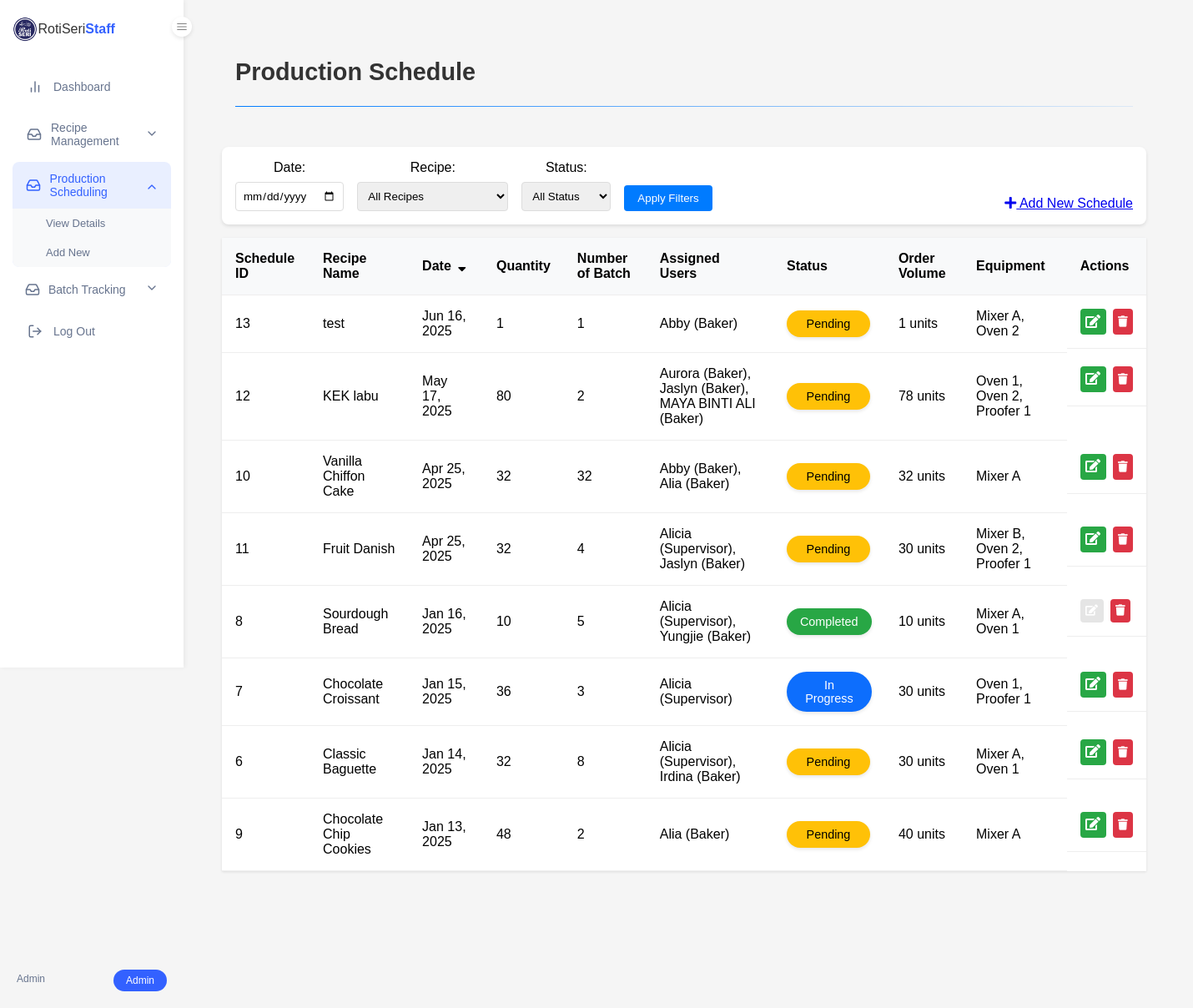
Screenshot of /rotiseriproduction/view_schedules.php (signed in) with the database file from the repository.
### tables this page shows
CREATE TABLE `tbl_schedule` (
  `schedule_id` int(6) NOT NULL,
  `recipe_id` int(6) NOT NULL,
  `schedule_date` date NOT NULL,
  `schedule_quantityToProduce` int(6) NOT NULL,
  `schedule_orderVolumn` int(6) NOT NULL,
  `schedule_status` enum('Pending','In Progress','Completed','') NOT NULL DEFAULT 'Pending',
  `schedule_batchNum` int(3) NOT NULL
);

CREATE TABLE `tbl_recipe` (
  `recipe_id` int(6) NOT NULL,
  `recipe_name` varchar(100) NOT NULL,
  `recipe_category` varchar(100) NOT NULL,
  `recipe_batchSize` int(6) NOT NULL,
  `recipe_unitOfMeasure` varchar(50) NOT NULL,
  `recipe_instructions` text NOT NULL,
  `recipe_dateCreated` timestamp NOT NULL DEFAULT current_timestamp(),
  `recipe_dateUpdated` timestamp NOT NULL DEFAULT current_timestamp() ON UPDATE current_timestamp(),
  `image_path` varchar(255) DEFAULT NULL
);

### rotiseriproduction/view_schedules.php (the view, shortened to what this page needs)
<?php
require_once 'config/db_connection.php';
$date_filter = $_GET['date'] ?? '';
$sort_by = $_GET['sort'] ?? 'schedule_date';
$sort_order = $_GET['order'] ?? 'DESC';
try {
    $query = "SELECT s.*, r.recipe_name,
              GROUP_CONCAT(DISTINCT CONCAT(u.user_fullName, ' (', u.user_role, ')') SEPARATOR ', ') as assigned_users,
              GROUP_CONCAT(DISTINCT e.equipment_name SEPARATOR ', ') as assigned_equipment
              FROM tbl_schedule s
              LEFT JOIN tbl_recipe r ON s.recipe_id = r.recipe_id
              LEFT JOIN tbl_schedule_assignments sa ON s.schedule_id = sa.schedule_id
              LEFT JOIN tbl_users u ON sa.user_id = u.user_id
              LEFT JOIN tbl_schedule_equipment se ON s.schedule_id = se.schedule_id
              LEFT JOIN tbl_equipments e ON se.equipment_id = e.equipment_id";
    $params = [];
    $query .= " GROUP BY s.schedule_id";
    $query .= " ORDER BY " . ($sort_by == 'schedule_orderVolumn' ? 's.schedule_orderVolumn' : "s.$sort_by") . " $sort_order";
    $stmt = $conn->prepare($query);
    $stmt->execute($params);
    $schedules = $stmt->fetchAll(PDO::FETCH_ASSOC);
} catch(PDOException $e) {
    $error_message = "Error: " . $e->getMessage();
}
function getSortLink($field, $current_sort, $current_order) {
    $new_order = ($current_sort === $field && $current_order === 'ASC') ? 'DESC' : 'ASC';
    $params = $_GET;
    $params['sort'] = $field;
    $params['order'] = $new_order;
    return '?' . http_build_query($params);
}
?>
<!DOCTYPE html>
<html lang="en">
<head>
    <link rel="stylesheet" href="css/style.css">
    <link rel="stylesheet" href="css/dashboard.css">
    <link rel="stylesheet" href="css/schedule.css">
    <link rel="stylesheet" href="https://cdnjs.cloudflare.com/ajax/libs/font-awesome/5.15.4/css/all.min.css">
</head>
<body>
    <?php include 'includes/dashboard_navigation.php'; ?>
    <main class="main-content">
        <div class="page-header">
            <h1>Production Schedule</h1>
            <div class="divider"></div>
        </div>
        <div class="schedule-container">
            <div class="filters">
                <form method="GET" class="filter-form">
                    <div class="filter-group">
                        <label>Date:</label>
                        <input type="date" name="date" value="<?php echo $date_filter; ?>">
                    </div>
                    <div class="filter-group">
                        <label>Recipe:</label>
                        <select name="recipe">
                            <option value="">All Recipes</option>
                        </select>
                    </div>
                    <div class="filter-group">
                        <label>Status:</label>
                        <select name="status">
                            <option value="">All Status</option>
                        </select>
                    </div>
                    <button type="submit" class="filter-btn">Apply Filters</button>
                </form>
                <?php if ($_SESSION['user_role'] !== 'Baker'): ?>
                    <a href="add_schedule.php" class="add-btn">
                        <i class="fas fa-plus"></i> Add New Schedule
                    </a>
                <?php endif; ?>
            </div>
            <div class="table-responsive">
                <table class="schedule-table">
                    <thead>
                        <tr>
                            <th>
                                <a href="<?php echo getSortLink('schedule_id', $sort_by, $sort_order); ?>" class="sort-link">
                                    Schedule ID
                                </a>
                            </th>
                            <th>
                                <a href="<?php echo getSortLink('recipe_name', $sort_by, $sort_order); ?>" class="sort-link">
                                    Recipe Name
                                </a>
                            </th>
                            <th>
                                <a href="<?php echo getSortLink('schedule_date', $sort_by, $sort_order); ?>" class="sort-link">
                                    Date
                                    <?php if ($sort_by === 'schedule_date'): ?>
                                        <i class="fas fa-sort-<?php echo $sort_order === 'ASC' ? 'up' : 'down'; ?>"></i>
                                    <?php endif; ?>
                                </a>
                            </th>
                            <th>Quantity</th>
                            <th>
                                <a href="<?php echo getSortLink('schedule_batchNum', $sort_by, $sort_order); ?>" class="sort-link">
                                    Number of Batch
                                </a>
                            </th>
                            <th>Assigned Users</th>
                            <th>
                                <a href="<?php echo getSortLink('schedule_status', $sort_by, $sort_order); ?>" class="sort-link">
                                    Status
                                </a>
                            </th>
                            <th>
                                <a href="<?php echo getSortLink('schedule_orderVolumn', $sort_by, $sort_order); ?>" class="sort-link">
                                    Order Volume
                                </a>
                            </th>
                            <th>Equipment</th>
                            <?php if ($_SESSION['user_role'] !== 'Baker'): ?>
                                <th>Actions</th>
                            <?php endif; ?>
                        </tr>
                    </thead>
                    <tbody>
                        <?php if (empty($schedules)): ?>
                            <tr>
                                <td colspan="8" class="no-records">No schedules found</td>
                            </tr>
                        <?php else: ?>
                            <?php foreach ($schedules as $schedule): ?>
                                <tr>
                                    <td><?php echo $schedule['schedule_id']; ?></td>
                                    <td><?php echo htmlspecialchars($schedule['recipe_name']); ?></td>
                                    <td><?php echo date('M d, Y', strtotime($schedule['schedule_date'])); ?></td>
                                    <td><?php echo $schedule['schedule_quantityToProduce']; ?></td>
                                    <td><?php echo $schedule['schedule_batchNum']; ?></td>
                                    <td><?php echo htmlspecialchars($schedule['assigned_users'] ?? 'No users assigned'); ?></td>
                                    <td>
                                        <span class="status-badge <?php echo strtolower(str_replace(' ', '-', $schedule['schedule_status'])); ?>">
                                            <?php echo $schedule['schedule_status']; ?>
                                        </span>
                                    </td>
                                    <td><?php echo htmlspecialchars($schedule['schedule_orderVolumn']) . " units"; ?></td>
                                    <td><?php echo htmlspecialchars($schedule['assigned_equipment'] ?? 'No equipment assigned'); ?></td>
                                    <?php if ($_SESSION['user_role'] !== 'Baker'): ?>
                                        <td class="actions">
                                            <?php if ($schedule['schedule_status'] !== 'Completed'): ?>
                                                <a href="edit_schedule.php?id=<?php echo $schedule['schedule_id']; ?>" class="btn edit-btn">
                                                    <i class="fas fa-edit"></i>
                                                </a>
                                            <?php else: ?>
                                                <button class="btn edit-btn" disabled style="opacity: 0.5; cursor: not-allowed;">
                                                    <i class="fas fa-edit"></i>
                                                </button>
                                            <?php endif; ?>
                                            <button class="delete-btn" onclick="deleteSchedule(<?php echo $schedule['schedule_id']; ?>)" title="Delete">
                                                <i class="fas fa-trash"></i>
                                            </button>
                                        </td>
                                    <?php endif; ?>
                                </tr>
                            <?php endforeach; ?>
                        <?php endif; ?>
                    </tbody>
                </table>
            </div>
        </div>
    </main>
</body>
</html>

### rotiseriproduction/css/style.css (style rules this page uses)
* { margin: 0; padding: 0; box-sizing: border-box; font-family: Arial, sans-serif; }
body { background: linear-gradient(rgba(0, 0, 0, 0.6), rgba(0, 0, 0, 0.6)), url('../assets/images/banner.png'); background-size: cover; background-position: center; background-attachment: fixed; min-height: 100vh; color: white; display: flex; flex-direction: column; }
main { max-width: 1200px; margin: 8rem auto; text-align: center; padding: 0 1rem; flex: 1; }

### rotiseriproduction/css/dashboard.css (style rules this page uses)
body { display: grid; grid-template-areas: "sidebar topbar" "sidebar main" "sidebar bottombar"; grid-template-columns: 250px 1fr; grid-template-rows: 50px 1fr auto; min-height: 100vh; background-color: white; position: relative; background-image: none; }
.main-content { grid-area: main; padding: 2rem 2rem 0 0; margin-top: 50px; margin-left: 0; width: calc(100% - 0px); transition: width 0.3s ease, margin-left 0.3s ease; padding-left: 0; display: block; }
.page-header { padding: 0 2rem; margin-bottom: 2rem; text-align: left; }
.page-header h1 { font-size: 1.8rem; color: #333; margin: 0; padding-bottom: 1rem; }
.divider { height: 1px; background: linear-gradient(to right, #007bff, rgba(0, 123, 255, 0.1)); margin-top: 0.5rem; width: 100%; align-self: flex-start; }
.edit-btn { background-color: #28a745; color: white; }
.delete-btn { background-color: #dc3545; color: white; }

### rotiseriproduction/css/schedule.css (style rules this page uses)
.schedule-container { padding: 1rem; }
.filters { background: white; padding: 1rem; border-radius: 8px; box-shadow: 0 2px 4px rgba(0,0,0,0.1); margin-bottom: 1rem; display: flex; justify-content: space-between; align-items: flex-end; flex-wrap: wrap; gap: 1rem; }
.filter-form { display: flex; gap: 1rem; flex-wrap: wrap; align-items: flex-end; }
.filter-group { display: flex; flex-direction: column; gap: 0.5rem; }
.filter-group label { font-weight: 500; color: #000; }
.filter-group input, .filter-group select { padding: 0.5rem; border: 1px solid #ddd; border-radius: 4px; color: #000; }
.filter-btn { background: #007bff; color: white; border: none; border-radius: 4px; padding: 0.5rem 1rem; cursor: pointer; }
.schedule-table { width: 100%; border-collapse: collapse; background: white; box-shadow: 0 1px 3px rgba(0,0,0,0.1); color: #000; }
.schedule-table th, .schedule-table td { padding: 1rem; text-align: left; border-bottom: 1px solid #eee; color: #000; }
.schedule-table th { background: #f8f9fa; font-weight: 600; }
.sort-link { color: #000; text-decoration: none; display: flex; align-items: center; gap: 0.5rem; }
.status-badge { padding: 8px 16px; border-radius: 50px; font-size: 0.9rem; font-weight: 500; display: inline-block; text-align: center; min-width: 100px; box-shadow: 0 2px 4px rgba(0, 0, 0, 0.1); }
.status-badge.pending { background-color: #ffc107; color: #000; }
.status-badge.in-progress { background-color: #0d6efd; color: #fff; }
.status-badge.completed { background-color: #28a745; color: #fff; }
.actions { display: flex; gap: 0.5rem; }
.edit-btn, .delete-btn { padding: 0.4rem; border: none; border-radius: 4px; cursor: pointer; color: white; }
.edit-btn { background: #28a745; }
.delete-btn { background: #dc3545; }
.btn.edit-btn[disabled] { background-color: #cccccc; pointer-events: none; }

### rotiseriproduction/includes/dashboard_navigation.php (style rules this page uses)
* { margin: 0; padding: 0; box-sizing: border-box; font-family: Arial, sans-serif; }
body { display: flex; background-color: #f5f5f5; }
.main-content { flex: 1; margin-left: 220px; padding: 20px 30px; }

### rows the page displays
tbl_schedule: schedule_id "13", recipe.recipe_name "test", schedule_date "Jun 16, 2025", schedule_quantityToProduce "1", schedule_batchNum "1", assigned_users "Abby (Baker)", schedule_status "Pending", schedule_orderVolumn "1", assigned_equipment "Mixer A, Oven 2"
tbl_schedule: schedule_id "12", recipe.recipe_name "KEK labu", schedule_date "May 17, 2025", schedule_quantityToProduce "80", schedule_batchNum "2", assigned_users "Aurora (Baker), Jaslyn (Baker), MAYA BINTI ALI (Baker)", schedule_status "Pending", schedule_orderVolumn "78", assigned_equipment "Oven 1, Oven 2, Proofer 1"
tbl_schedule: schedule_id "10", recipe.recipe_name "Vanilla Chiffon Cake", schedule_date "Apr 25, 2025", schedule_quantityToProduce "32", schedule_batchNum "32", assigned_users "Abby (Baker), Alia (Baker)", schedule_status "Pending", schedule_orderVolumn "32", assigned_equipment "Mixer A"
tbl_schedule: schedule_id "11", recipe.recipe_name "Fruit Danish", schedule_date "Apr 25, 2025", schedule_quantityToProduce "32", schedule_batchNum "4", assigned_users "Alicia (Supervisor), Jaslyn (Baker)", schedule_status "Pending", schedule_orderVolumn "30", assigned_equipment "Mixer B, Oven 2, Proofer 1"
tbl_schedule: schedule_id "8", recipe.recipe_name "Sourdough Bread", schedule_date "Jan 16, 2025", schedule_quantityToProduce "10", schedule_batchNum "5", assigned_users "Alicia (Supervisor), Yungjie (Baker)", schedule_status "Completed", schedule_orderVolumn "10", assigned_equipment "Mixer A, Oven 1"
tbl_schedule: schedule_id "7", recipe.recipe_name "Chocolate Croissant", schedule_date "Jan 15, 2025", schedule_quantityToProduce "36", schedule_batchNum "3", assigned_users "Alicia (Supervisor)", schedule_status "In Progress", schedule_orderVolumn "30", assigned_equipment "Oven 1, Proofer 1"
tbl_schedule: schedule_id "6", recipe.recipe_name "Classic Baguette", schedule_date "Jan 14, 2025", schedule_quantityToProduce "32", schedule_batchNum "8", assigned_users "Alicia (Supervisor), Irdina (Baker)", schedule_status "Pending", schedule_orderVolumn "30", assigned_equipment "Mixer A, Oven 1"
tbl_schedule: schedule_id "9", recipe.recipe_name "Chocolate Chip Cookies", schedule_date "Jan 13, 2025", schedule_quantityToProduce "48", schedule_batchNum "2", assigned_users "Alia (Baker)", schedule_status "Pending", schedule_orderVolumn "40", assigned_equipment "Mixer A"

### other values shown
$_SESSION['user_fullName'] "Admin"
$_SESSION['user_role'] "Admin"
